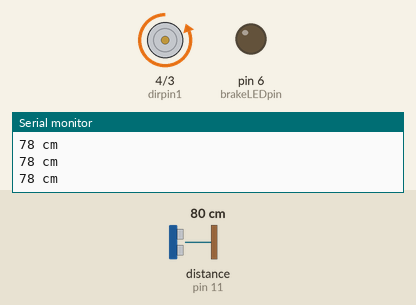
Recording of a sketch running on a simulated Arduino Uno, built with avr-gcc and run on an emulated ATmega328P. Parts: motor-driver pin pairs drawn as motors (green arrow = first pin HIGH = forward, orange = second pin HIGH = backward, longer = more drive, scaled by the enable pin), output pins drawn as LEDs (lit = HIGH), the last lines printed to the serial monitor. Wiring (inferred from the names in the program): ultrasonic range finder: trigger pin 12; echo pin 11. The test bench sets the inputs (shaded band); at power-on: distance to the obstacle (sensor on pin 11) 80 cm. The echo pulse lasts 58.3 µs per cm; pins used as bus, display or sensor lines are not drawn.

Above: at 1.2 s.
1.3 s: distance to the obstacle (sensor on pin 11) set to 12 cm
2.8 s: distance to the obstacle (sensor on pin 11) set to 9 cm
At 4.0 s:
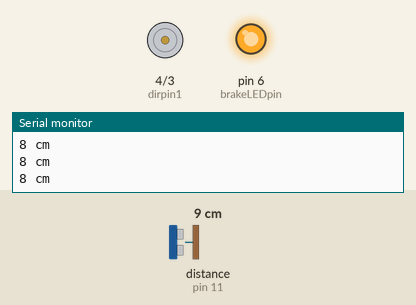
4.3 s: distance to the obstacle (sensor on pin 11) set to 18 cm
At 5.1 s:
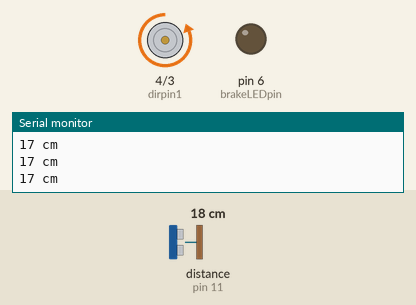
5.8 s: distance to the obstacle (sensor on pin 11) set to 2 cm
At 6.2 s:
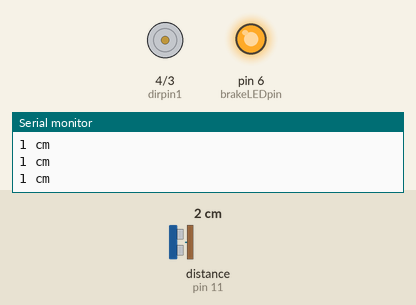
Timing chart, 0 to 8.3 s (numbered marks = the images above; inputs shaded):
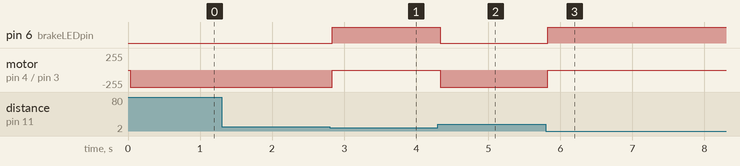

The sketch:

NguyenM_CSCI3511_Lab18.ino
```cpp
#include "SR04.h"
int enablepin = 5;
int dirpin1 = 4;
int dirpin2 = 3;
int txpin = 12; //trigger pin
int rxpin = 11;  //echo pin
int brakeLEDpin = 6; //pin for red brake signal LED

SR04 sr04 = SR04(rxpin, txpin);
int distance;

void setup() {
  // put your setup code here, to run once:
  pinMode(enablepin, OUTPUT);
  pinMode(dirpin1, OUTPUT);
  pinMode(dirpin2, OUTPUT);
  pinMode(txpin, OUTPUT);
  pinMode(rxpin, INPUT);
  pinMode(brakeLEDpin, OUTPUT);
  Serial.begin(9600);
}

void loop() {
  // put your main code here, to run repeatedly:
  distance = sr04.Distance();
  Serial.print(distance);
  Serial.println(" cm");
  //delay(1000);

  if (distance < 10){
    analogWrite(enablepin, 0); //stop the motor
    digitalWrite(brakeLEDpin, HIGH); // turn on the brake signal LED
  } else{
    analogWrite(enablepin, 255); //set motor speed to maximum
    digitalWrite(brakeLEDpin, LOW); //turn off the brake signal LED
  }


  //motor will rotate in forward direction
  digitalWrite(dirpin1, LOW);
  digitalWrite(dirpin2, HIGH);

  //backward direction
  //digitalWrite(dirpin1, HIGH);
  //digitalWrite(dirpin2, LOW);

  //delay(1000);

}
```

SR04.cpp
```cpp
#include "SR04.h"

SR04::SR04(int echoPin, int triggerPin) {
    _echoPin = echoPin;
    _triggerPin = triggerPin;
    pinMode(_echoPin, INPUT);
    pinMode(_triggerPin, OUTPUT);
    _autoMode = false;
    _distance = 999;
}


long SR04::Distance() {
    long d = 0;
    _duration = 0;
    digitalWrite(_triggerPin, LOW);
    delayMicroseconds(2);
    digitalWrite(_triggerPin, HIGH);
    delayMicroseconds(10);
    digitalWrite(_triggerPin, LOW);
    delayMicroseconds(2);
    _duration = pulseIn(_echoPin, HIGH, PULSE_TIMEOUT);
    d = MicrosecondsToCentimeter(_duration);
    delay(25);
    return d;
}

long SR04::DistanceAvg(int wait, int count) {
    long min, max, avg, d;
    min = 999;
    max = 0;
    avg = d = 0;

    if (wait < 25) {
        wait = 25;
    }

    if (count < 1) {
        count = 1;
    }

    for (int x = 0; x < count + 2; x++) {
        d = Distance();

        if (d < min) {
            min = d;
        }

        if (d > max) {
            max = d;
        }

        avg += d;
    }

    // substract highest and lowest value
    avg -= (max + min);
    // calculate average
    avg /= count;
    return avg;
}

void SR04::Ping() {
    _distance = Distance();
}

long SR04::getDistance() {
    return _distance;
}

long SR04::MicrosecondsToCentimeter(long duration) {
    long d = (duration * 100) / 5882;
    //d = (d == 0)?999:d;
    return d;
}
```

SR04.h
```cpp
#ifndef SR04_H
#define SR04_H

#if defined(ARDUINO) && ARDUINO >= 100
	#include "Arduino.h"
#else
	#include "WProgram.h"
#endif
//#include "pins_arduino.h"

#include <inttypes.h>

#define PULSE_TIMEOUT 150000L	// 100ms
#define DEFAULT_DELAY 10
#define DEFAULT_PINGS 5
class SR04 {
public:

	/**
	* Constructor
	* Ultrasonic sensor SR04, four connections pins
	* VCC, ECHO, TRIGGER, GND
	* <br>
	* \param echoPin digital INPUT-Pin for measuring distance
	* \param triggerPin if 10us high a trigger signal is generated from
	*					SR04
	*
	* \return void
	*/
	SR04(int echoPin, int triggerPin);

	/**
	* Do a measurment for this sensor. Return distance as long
	* in centimenter
	* \return long distance in centimeter
	*/
	long Distance();

	/**
	* Do count measurents and calculate the average.
	* To avoid defilement from ow/high peaks, min/max values
	* are substracted from the average
	*
	* \param wait delay between measurements, default = DEFAULT_DELAY/ms
	* \param count number of measurements, default DEFAULT_PINGS
	* \return long distance in centimeter
	**/
	long DistanceAvg(int wait=DEFAULT_DELAY, int count=DEFAULT_PINGS);

	/**
	* Do only a ping. Get result with methode getDistance()
	*
	* \param keine
	*/
	void Ping() ;

	/**
	* return latest distance. Methode Ping() should be called before
	* \param keine
	* \return Distanz in Zentimeter
	*/
	long getDistance();


private:
	/**
	* Do the measurement calculation and return result in centimeter
	* SR04 measure echo time to obstacle and return way.
	* <br>
	* Sound travels with 340m/sec
	* <br>
	* Example: Obstace 100cm away from SR04. Measure time is 100cm to
	* obstacle and 100cm return = 200cm
	* <br>
	* 1sec = 1000ms = 1.000.000uS
	* 1.000.000 / 340 = Distance in microseconds for 100cm
	* 2941uS fuer 100cm = 5882 uS fuer 200cm
	*
	* duration / 5882 * 100 = distance in cm
	*/
	long MicrosecondsToCentimeter(long duration);

	long _currentDistance;
	int _echoPin, _triggerPin;
	long _duration, _distance;
	bool _autoMode;
};
#endif
```

Measured:
- the behaviour switches between 11 and 10 cm on distance to the obstacle (sensor on pin 11) (found by bisection; images 0 and 1)
- after the input at 2.8 s, pin 6 (brakeLEDpin): LOW → HIGH at once; motor on pin 4 (dirpin1) / pin 3 (dirpin2): backward 255/255 → stopped at once
- after the input at 4.3 s, pin 6 (brakeLEDpin): HIGH → LOW at once; motor on pin 4 (dirpin1) / pin 3 (dirpin2): stopped → backward 255/255 at once
- after the input at 5.8 s, pin 6 (brakeLEDpin): LOW → HIGH at once; motor on pin 4 (dirpin1) / pin 3 (dirpin2): backward 255/255 → stopped at once
